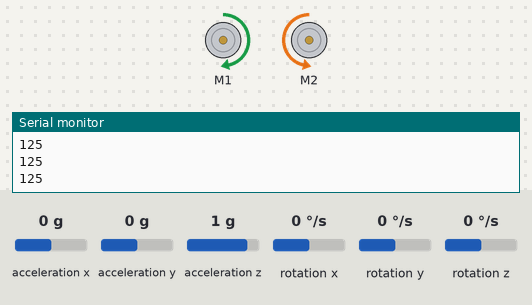
The sketch below on a simulated Arduino Uno, built with avr-gcc and run on an emulated ATmega328P. Parts: 2 × DC motor (green arrow = forward, orange = backward, longer = faster), the last lines printed to the serial monitor. Inputs (shaded band) come from the test bench; at power-on: acceleration x 0 g, acceleration y 0 g, acceleration z 1 g, rotation x 0 °/s, rotation y 0 °/s, rotation z 0 °/s.

Above: at 1.2 s.
1.3 s: acceleration x set to -0.8 g
At 2.6 s:
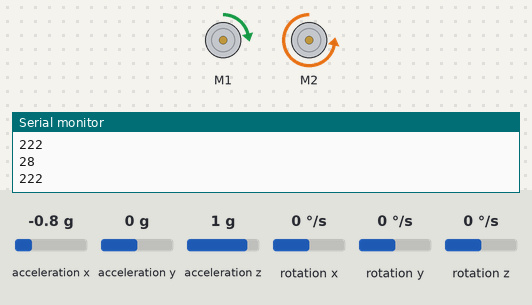
2.9 s: acceleration x set to 0.8 g
At 4.0 s:
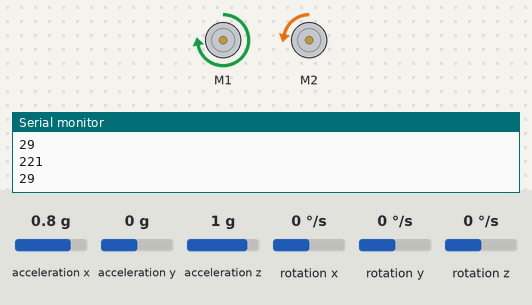
4.5 s: acceleration x set to -0.1 g
At 5.3 s:
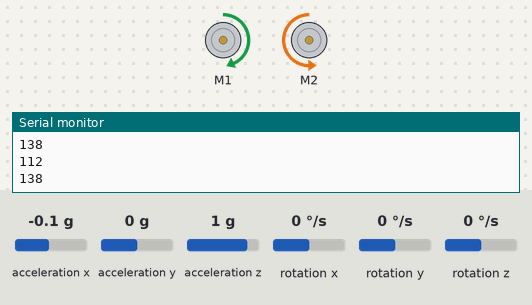
6.2 s: acceleration x set to 0.1 g
At 6.6 s:
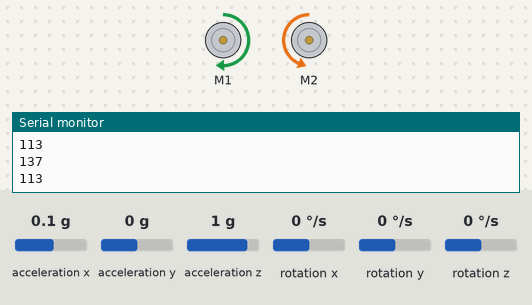
7.8 s: acceleration x set to 0 g
At 9.1 s:
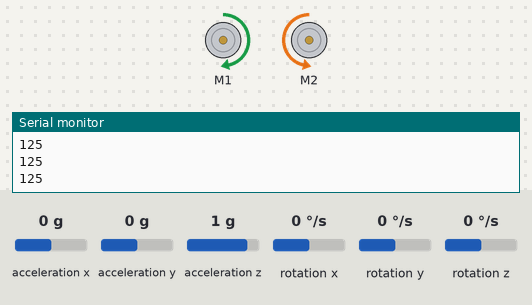
Timing chart, 0 to 10.4 s (numbered marks = the images above; inputs shaded):
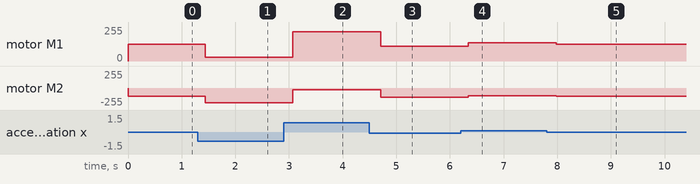

Measured:
- after the input at 1.3 s, motor M1: forward 125/255 → forward 28/255 after 0.14 s; motor M2: backward 125/255 → backward 222/255 after 0.14 s
- after the input at 2.9 s, motor M1: forward 28/255 → forward 221/255 after 0.17 s; motor M2: backward 222/255 → backward 29/255 after 0.17 s
- after the input at 4.5 s, motor M1: forward 221/255 → forward 112/255 after 0.21 s; motor M2: backward 29/255 → backward 138/255 after 0.21 s
- after the input at 6.2 s, motor M1: forward 112/255 → forward 137/255 after 0.14 s; motor M2: backward 138/255 → backward 113/255 after 0.14 s
- after the input at 7.8 s, motor M1: forward 137/255 → forward 125/255 after 0.18 s; motor M2: backward 113/255 → backward 125/255 after 0.18 s

The sketch:

mpu_2_motors.ino
```cpp
#include <Wire.h>
#include <I2Cdev.h>
#include <MPU6050.h>

#include <AFMotor.h>
AF_DCMotor motor1(1, MOTOR12_64KHZ); // create motor #2, 64KHz pwm
AF_DCMotor motor2(2, MOTOR12_64KHZ);

MPU6050 mpu;
int16_t ax, ay, az;
int16_t gx, gy, gz;

int valMotor1;
int valMotor2;
void setup()
{
Wire.begin();
Serial.begin(9600);
Serial.println("Initialize MPU");
mpu.initialize();
Serial.println(mpu.testConnection() ? "Connected" : "Connection failed");

motor1.setSpeed(100); // set the speed to 200/255
motor2.setSpeed(100);

}
void loop()
{
mpu.getMotion6(&ax, &ay, &az, &gx, &gy, &gz);

ax = map(ax, -17000, 17000, -125, 125);

valMotor1 = 125+ax;
valMotor2 = 125-ax;

Serial.println(valMotor1, DEC);
Serial.println(valMotor2, DEC);

if(valMotor1 > 0 && valMotor1 < 255){
motor1.setSpeed(valMotor1);
}
if(valMotor2 > 0 && valMotor2 < 255){
motor2.setSpeed(valMotor2);
}

motor1.run(FORWARD); // turn it on going forward
motor2.run(BACKWARD);

delay(200);

}
```
